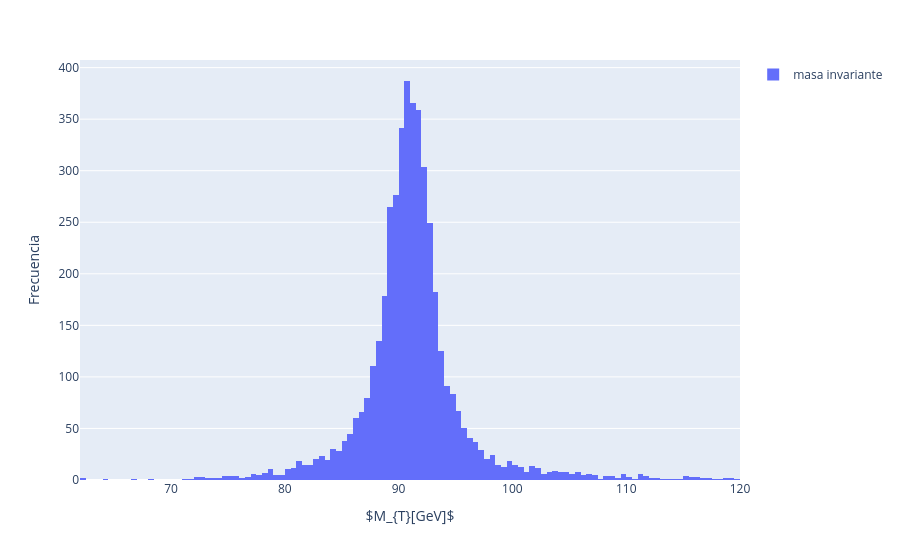

Notebook code cell kept with this figure:
### Code cell
def m_inv(pt1,pt2,eta1,eta2,phi1,phi2):
    return np.sqrt(2*pt1*pt2*(np.cosh(eta1-eta2)-np.cos(phi1-phi2)))
m_in = m_inv(fil_particles['pt1'],fil_particles['pt2'],fil_particles['eta1'],fil_particles['eta2'],fil_particles['phi1'],fil_particles['phi2'])
bins = [0, 150]
labels = ['masa invariante']
m_in_category = pd.cut(m_in, bins=bins, labels=labels)
fig_5=px.histogram(m_in, color=m_in_category, labels={'x': 'Masa invariante', 'color':''})
fig_5.update_layout(
    xaxis_title="$M_{T}[GeV]$",
    yaxis_title="Frecuencia"
)
fig_5.show()

### Figure 1 — Plotly figure (JSON) as saved in the notebook; plotly's stock layout.template omitted (floating-point values rounded to 4 significant figures; data arrays with more than 128 entries replaced by an {"elided": "..."} marker saying what was removed)
{"data": [{"alignmentgroup": "True", "bingroup": "x", "hovertemplate": "=masa invariante<br>value=%{x}<br>count=%{y}<extra></extra>", "legendgroup": "masa invariante", "marker": {"color": "#636efa", "pattern": {"shape": ""}}, "name": "masa invariante", "offsetgroup": "masa invariante", "orientation": "v", "showlegend": true, "type": "histogram", "x": {"elided": "4512 float values"}, "xaxis": "x", "yaxis": "y"}], "layout": {"barmode": "relative", "legend": {"title": {"text": ""}, "tracegroupgap": 0}, "margin": {"t": 60}, "xaxis": {"anchor": "y", "domain": [0, 1], "title": {"text": "$M_{T}[GeV]$"}}, "yaxis": {"anchor": "x", "domain": [0, 1], "title": {"text": "Frecuencia"}}}}
